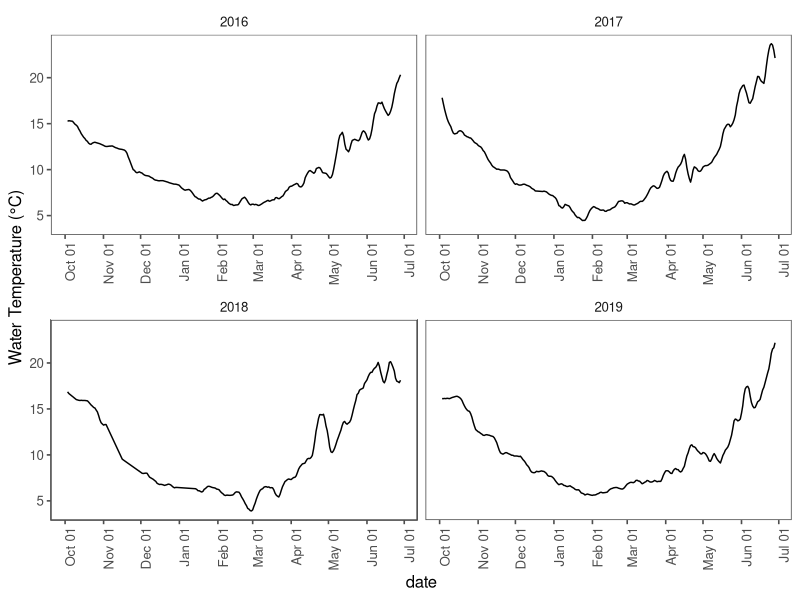

This figure's R source: (Note: this script raises an error after producing the figure.)
#### CLEAR THE ENVIRONMENT FIRST ---------------------------------------------

rm(list = ls(all.names = TRUE))


#### LOAD PACKAGES -----------------------------------------------------------

library(tidyverse)
library(ggplot2)
library(data.table)
library(ggthemes)
library(readxl)
library(gridExtra)
library(grid)
library(cowplot)


#### LOAD TEMPERATURE DATA -----------------------------------------------------------------------

temp.1 <- read_excel("data/lake-geneva/lake-geneva-temperature-littoral.xlsx", sheet = "2016")
temp.2 <- read_excel("data/lake-geneva/lake-geneva-temperature-littoral.xlsx", sheet = "2017")
temp.3 <- read_excel("data/lake-geneva/lake-geneva-temperature-littoral.xlsx", sheet = "2018")
temp.4 <- read_excel("data/lake-geneva/lake-geneva-temperature-littoral.xlsx", sheet = "2019")

temp.all <- bind_rows(temp.1, temp.2, temp.3, temp.4) %>% 
  mutate(yday = yday(date))
rm(temp.1, temp.2, temp.3, temp.4)

## Calculate a 5-day center moving average to smooth temperature curve
## Smoothing prevents issues below trying to find the start and stop from large daily temp deviations
temp.all.ma <- temp.all %>% group_by(year) %>% 
  mutate(temp.ma_c = frollmean(temp_c, n = 5, align = "center")) %>% 
  filter(!is.na(temp.ma_c))

## 
ggplot(temp.all.ma, aes(x = date, y = temp.ma_c)) + 
  geom_line() + theme_few() + 
  ylab('Water Temperature (°C)') + 
  scale_x_datetime(date_breaks = "1 month", date_labels =  "%b %d") + 
  theme(axis.text.x = element_text(angle = 90, hjust = 1))  + 
  facet_wrap(~year, scales = "free_x")


#### CALCULATE MEAN SPAWNING DATE ----------------------------------------------------------------

model.locations <- read_excel("data/model-population-parameters.xlsx", sheet = "bio-parameters") %>% 
  filter(lake == "Lake Geneva")


#### CALCULATE MEAN SPAWNING DATE ----------------------------------------------------------------

## Calculate the start date of spawning period
spawn.start.date <- temp.all.ma %>% 
  group_by(year) %>% 
  filter(temp.ma_c <= model.locations$start.spawn.temp_c) %>% 
  arrange(date) %>% 
  slice(1) %>% select(year, spawn.start.date = date)

## Calculate the end date of spawning period
spawn.end.date <- temp.all.ma %>% 
  group_by(year) %>% 
  filter(temp.ma_c <= model.locations$end.spawn.temp_c) %>% 
  arrange(date) %>% 
  slice(1) %>% 
  select(year, spawn.end.date = date) %>% 
  ## subtract one day to correct for temp less than (spawning ends day of temp threshold)
  mutate(spawn.end.date = as.Date(spawn.end.date)-1)

## Combine start and end dates; Filter to each day in spawning period
spawn.period.temp <- temp.all.ma %>% 
  left_join(spawn.start.date) %>% 
  left_join(spawn.end.date) %>% 
  mutate(spawn.length_days = as.Date(spawn.end.date) - as.Date(spawn.start.date),
         spawn.end.date = as.Date(ifelse(spawn.length_days > 30, as.Date(spawn.start.date)+30, spawn.end.date), origin = "1970-01-01"),
         spawn.length_days = as.Date(spawn.end.date) - as.Date(spawn.start.date)) %>%
  group_by(year) %>% 
  filter(date >= spawn.start.date, date <= spawn.end.date)

mu.spawn <- spawn.period.temp %>% 
  group_by(year) %>% 
  summarize(mu.spawn.date = mean(date)) %>% 
  mutate(mu.spawn.yday = yday(mu.spawn.date))


#### CALCULATE MEAN HATCHING DATE ----------------------------------------------------------------

mu.hatch <- read_excel("data/lake-geneva/lake-geneva-hatching.xlsx", sheet = "lake-geneva-hatching") %>%
  group_by(year) %>% 
  summarize(mu.hatch.date = as.Date(weighted.mean(date, abundance), format = "%Y-%m-%d")) %>% 
  mutate(mu.hatch.yday = yday(mu.hatch.date)) %>% 
  summarize(mu.hatch = as.integer(mean(mu.hatch.yday))) %>% pull()


## Filter temp profiles by start and end dates, calculate daily degree-days

temp.inc <- temp.all.ma %>% left_join(mu.spawn) %>%
  group_by(year) %>% 
  filter(date >= mu.spawn.date, yday <= mu.hatch) %>% 
  select(-mu.spawn.date, -mu.spawn.yday)


## Find ADD at hatch
temp.ADD <- temp.inc %>% group_by(year) %>% 
  mutate(ADD = cumsum(temp.ma_c)) %>% 
  filter(ADD == max(ADD)) %>% 
  select(date, year, temp.ma_c, ADD)


#### EUROPEAN WHITEFISH MODELS -------------------------------------------------------------------

## Polynomial: y = a + bx + cx^2
## Semilog: log10(y) = log10(a) + log10(b)x + log10(c)x^2
## Antilog: 10^(log(y))

## Eckmann 1987 (uses natural log)
model.EC <- read_excel("data/model-structural-parameters.xlsx", sheet = "coefficients") %>% 
  filter(lake == "Lake Constance", morph == "littoral", source == "Eckmann (1987)")

## Take antilog from daily semilog output, accumulate across days
model.EC.perc <- temp.all.ma %>% left_join(mu.spawn) %>% 
  group_by(year) %>% 
  filter(date >= mu.spawn.date) %>% 
  mutate(perc.day = (10^(model.EC$a + model.EC$b * temp.ma_c + model.EC$c * temp.ma_c^2))*100,
         perc.cum = cumsum(perc.day)) %>% 
  filter(perc.cum <= 100) %>%
  mutate(ADD = cumsum(temp.ma_c))

model.EC.perc.max <- model.EC.perc %>% group_by(year) %>% 
  filter(perc.cum == max(perc.cum)) %>% 
  select(date, year, temp.ma_c, ADD) %>% 
  mutate(model = "EC")


## Stewart et al. 2021
model.geneva <- read_excel("data/model-structural-parameters.xlsx", sheet = "coefficients") %>% 
  filter(lake == "Lake Geneva")

## Take antilog from daily semilog output, accumulate across days
model.geneva.perc <- temp.all.ma %>%left_join(mu.spawn) %>% 
  group_by(year) %>% 
  filter(date >= mu.spawn.date) %>% 
  mutate(perc.day = (10^(model.geneva$a + model.geneva$b * temp.ma_c))*100,
         perc.cum = cumsum(perc.day),) %>% 
  filter(perc.cum <= 100) %>%
  mutate(ADD = cumsum(temp.ma_c))

model.geneva.perc.max <- model.geneva.perc %>% group_by(year) %>% 
  filter(perc.cum == max(perc.cum)) %>% 
  select(date, year, temp.ma_c, ADD) %>% 
  mutate(model = "GV")


#### COMBINE ALL MODEL HATCHING ESTIMATES --------------------------------------------------------

model.hatching.all <- temp.ADD %>% 
  mutate(model = "EP") %>% 
  bind_rows(., model.EC.perc.max, model.geneva.perc.max) %>% 
  mutate(model = factor(model, ordered = TRUE, levels = c("EP", "GV", "EC")),
         yday = yday(date))

model.hatching.all.comp <- model.hatching.all %>% 
  group_by(model) %>% 
  summarize(mean.yday = mean(yday)) %>% 
  select(model, mean.yday) %>% 
  pivot_wider(names_from = model, values_from = mean.yday) %>% 
  mutate(diff = EP-GV)


#### VISUALIZATIONS ------------------------------------------------------------------------------

ggplot(temp.all.ma, aes(x = date, y = temp.ma_c)) + 
  geom_line(size = 0.8) +
  geom_vline(data = data.frame(year = unique(temp.all.ma$year), 
                               date = temp.inc %>% group_by(year) %>% slice(1) %>% pull(date)),
             aes(xintercept = date), color = "gray25", linetype = "dashed", show.legend = FALSE) +
  geom_point(data = model.hatching.all, aes(x = as.POSIXct(date), y = temp.ma_c, fill = model, shape = model), size = 3) +
  scale_shape_manual("", values = c(21, 22, 23),
                     labels = c("Empirical Hatching  ", "Unpublished Thonon Data  ", "Eckmann, 1987")) +
  scale_fill_manual("", values = c("lightsalmon", "cornflowerblue", "forestgreen"),
                    labels = c("Empirical Hatching  ", "Unpublished Thonon Data  ", "Eckmann, 1987")) +
  scale_x_datetime(date_breaks = "1 month", date_labels =  "%b %d") + 
  labs(y = "Water Temperature (°C)") + 
  theme_few() + 
  theme(axis.text.x = element_text(angle = 45, hjust = 1),
        axis.text = element_text(size = 12),
        axis.title.y = element_text(size = 15),
        axis.title.x = element_blank(),
        legend.position = "top", 
        legend.text = element_text(size = 15),
        strip.text = element_text(size = 12),
        panel.spacing = unit(1, "lines")) + 
  facet_wrap(~year, scales = "free_x")

ggsave("figures/lake-geneva/lake-geneva-model-comparison-temp.png", height = 5.5, width = 9.5, dpi = 300)


plot.add <- ggplot(model.hatching.all, aes(x = factor(year), y = ADD, group = model)) +
  geom_point(aes(fill = model, shape = model), size = 3) + 
  scale_shape_manual("", values = c(21, 22, 23),
                     labels = c("Empirical Hatching  ", "Unpublished Thonon Data  ", "Eckmann, 1987")) +
  scale_fill_manual("", values = c("lightsalmon", "cornflowerblue", "forestgreen"),
                    labels = c("Empirical Hatching  ", "Unpublished Thonon Data  ", "Eckmann, 1987")) +
  labs(y = "Degree-days") +
  theme_few() + 
  theme(axis.text.x = element_text(angle = 45, hjust = 1),
        axis.text = element_text(size = 12),
        axis.title.y = element_text(size = 15),
        axis.title.x = element_blank(),
        legend.position = "top", 
        legend.text = element_text(size = 15),
        strip.text = element_text(size = 12),
        panel.spacing = unit(1, "lines"))

plot.date <- ggplot(model.hatching.all, aes(x = factor(year), y = yday, group = model)) +
  geom_point(aes(fill = model, shape = model), size = 3) + 
  scale_shape_manual("", values = c(21, 22, 23),
                     labels = c("Empirical Hatching  ", "Unpublished Thonon Data  ", "Eckmann, 1987")) +
  scale_fill_manual("", values = c("lightsalmon", "cornflowerblue", "forestgreen"),
                    labels = c("Empirical Hatching  ", "Unpublished Thonon Data  ", "Eckmann, 1987")) +
  labs(y = "Julian Date") +
  theme_few() + 
  theme(axis.text.x = element_text(angle = 45, hjust = 1),
        axis.text = element_text(size = 12),
        axis.title.y = element_text(size = 15),
        axis.title.x = element_blank(),
        legend.position = "top", 
        legend.text = element_text(size = 15),
        strip.text = element_text(size = 12),
        panel.spacing = unit(1, "lines"))

## Combine all figures
plot.all <- grid.arrange(
  arrangeGrob(get_legend(plot.add),
              nrow = 1,
              ncol = 1),
  arrangeGrob(
    arrangeGrob(plot.add + theme(legend.position = "none", axis.title.x = element_blank()),
                nrow = 1),
    arrangeGrob(plot.date + theme(legend.position = "none", axis.title.x = element_blank()), 
                nrow = 1),
    ncol = 2,
    widths = c(1, 1)
  ),
  heights = c(0.05, 1.0)
)

ggsave("figures/lake-geneva/lake-geneva-model-comparison-point.png", plot = plot.all, width = 8, height = 5, dpi = 300)

